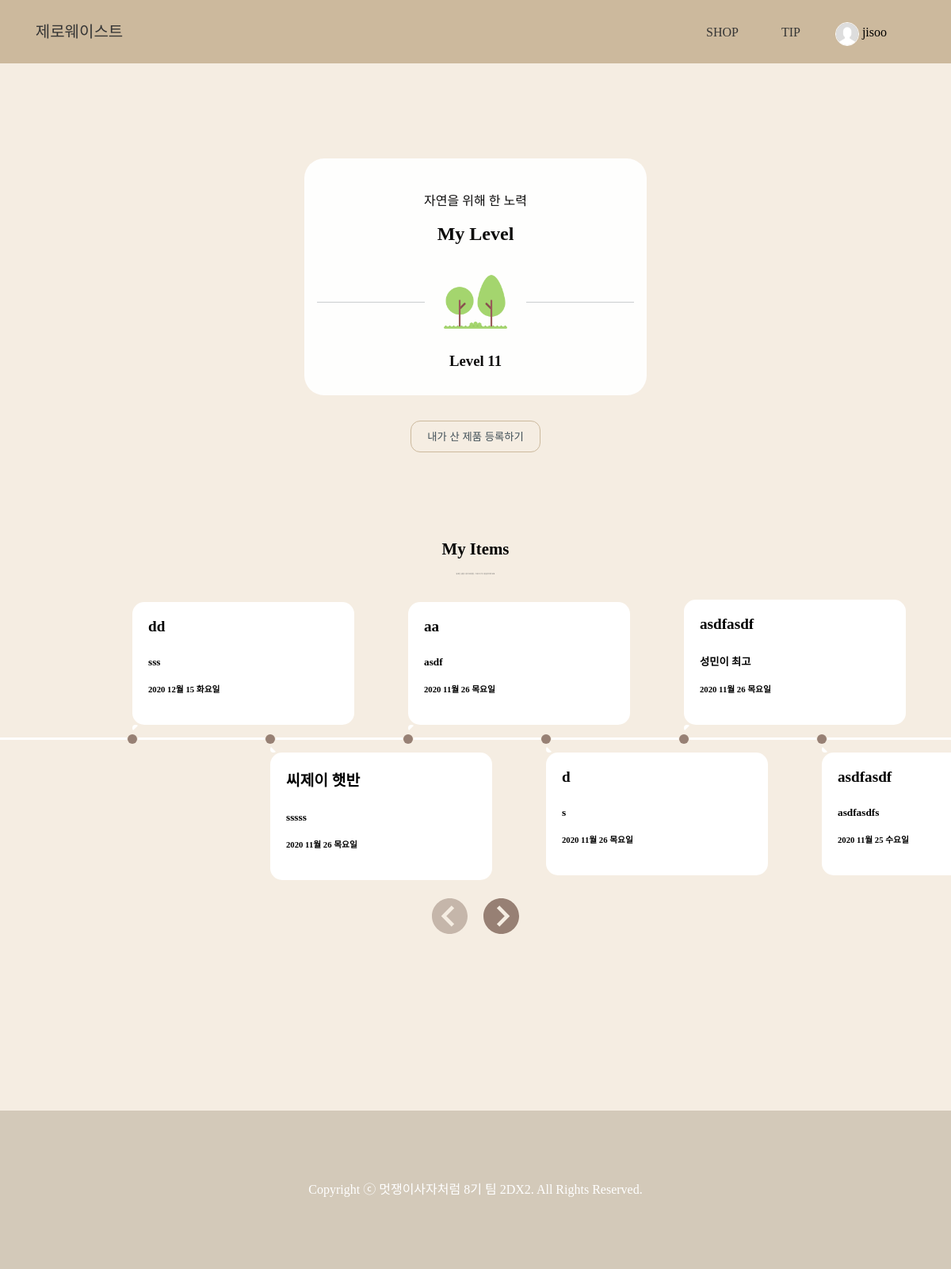
/mypage/ (signed in), run on an earlier commit of the app's database.
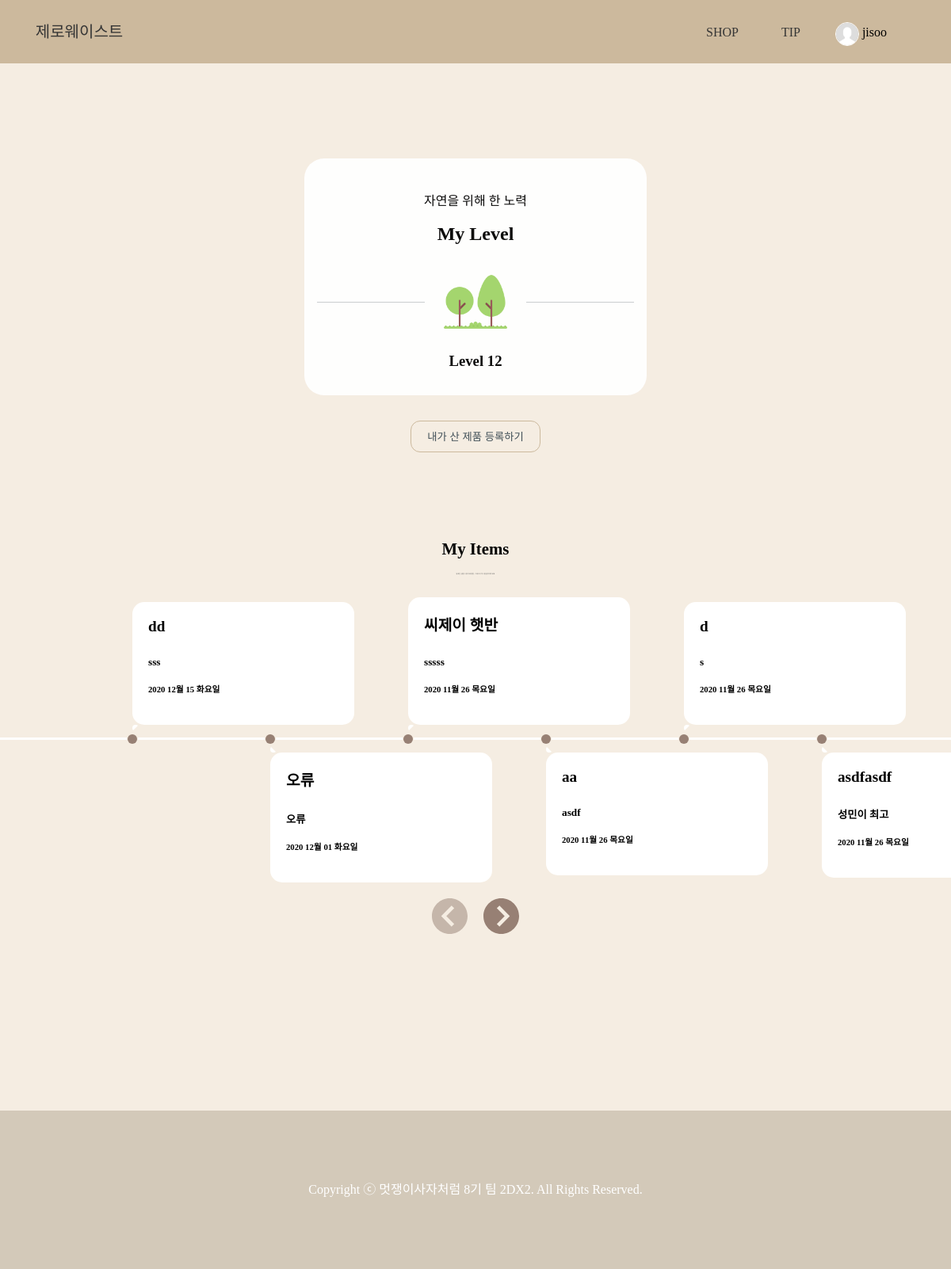
And on a later commit of the database.
### zebraapp/models.py (models this page shows, shortened)
class MyItem(models.Model):
    itemName = models.CharField(max_length=200)
    itemShop = models.CharField(max_length=200)
    itemDate = models.DateTimeField('date published')
    class Meta:
        ordering = ['-itemDate']

### zebraapp/views.py (the view)
# urls.py: path('mypage/', views.show_myPage, name = 'mypage'),
@login_required
def show_myPage(request):
    myItems_myLevel = MyItem.objects.all()
    count = myItems_myLevel.count()
    return render(request,'myPage.html', {'myItems_myLevel':myItems_myLevel, 'count':count})

### zebraapp/templates/myPage.html (shortened to what this page needs)
{% extends 'base.html' %}
{% load static %}
{% block link %}{% static 'css/mypage.css' %}{% endblock %}
{% block content %}
<div class="mypage_all">
    <div id="wrapper_mylevel">
        <section id="main">
            <section id="header">
                <p>자연을 위해 한 노력</p>
                <br>
                <h2>My Level</h2>
                <span class="avatar">
                    {% if count == 0 %}
                      <img src="{% static 'img/shovel.png' %}">
                      <br>
                      <p class="first-ment">당신의 화분에 씨앗을 심어보세요</p>
                    {% elif count > 10 %}
                        <img src="{% static 'img/trees.png' %}">
                    {% elif count > 5 %}
                        <img src="{% static 'img/gardening.png' %}">
                    {% else %}
                        <img src="{% static 'img/seed.png' %}">
                    {% endif %}
                </span>
                <h1>Level {{count}}</h1>
            </section>
        </section>
        <ul class="icons">
            <button onClick="popup_submit();location.href=''"><a href="#" class="button">내가 산 제품 등록하기</a></button>
        </ul>
        <br>
        <br>
    </div>
  <section class="section intro">
    <div class="container">
      <h2>My Items</h2>
      <br>
      <p class="timeline-description">등록한 상품 수정/삭제 방법 : 그래프의 박스를 클릭해주세요</p>    </div>
  </section>
  <section class="timeline">
    <ol>
      {% for myItems in myItems_myLevel %}
      <li>
        <a href="{% url 'detail_myItem' myItems.id %}" class="">
          <div class="box">
            <time>
              <h4>{{myItems.itemName}}</h4>
            </time>
            <br>
            <h5>{{myItems.itemShop}}</h5>
            <br>
            <h6>{{myItems.itemDate|date:"Y M d D"}}</h6>
            <br>
          </div>
        </a>
      </li>
      {% endfor %}
    </ol>
    <div class="arrows">
      <button id="timeline_button" class="arrow arrow__prev disabled" disabled>
        <img src="{% static 'img/arrow_prev.svg' %}" alt="prev timeline arrow">
      </button>
      <button id="timeline_button" class="arrow arrow__next">
        <img src="{% static 'img/arrow_next.svg' %}" alt="next timeline arrow">
      </button>
    </div>
  </section>
</div>
{% endblock content %}

What changed in the data, as far as the page shows it:
no longer on this page (row unchanged): MyItem: itemName "asdfasdf", itemShop "asdfasdfs", itemDate "2020 11월 25 수요일"
added MyItem: itemName "오류", itemShop "오류", itemDate "2020 12월 01 화요일"
Also different on the page:
{{ count }}: "11" → "12"
